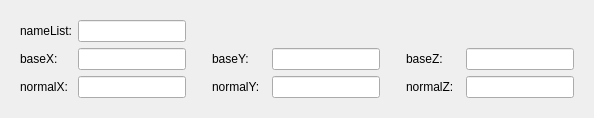
   <widget class="QWidget" name="page_23">
    <layout class="QVBoxLayout" name="verticalLayout_12">
     <item>
      <widget class="QWidget" name="widget_20" native="true">
       <layout class="QGridLayout" name="gridLayout_21">
        <item row="2" column="5">
         <widget class="QLineEdit" name="lineEdit_179"/>
        </item>
        <item row="2" column="9">
         <widget class="QLineEdit" name="lineEdit_180"/>
        </item>
        <item row="2" column="6">
         <spacer name="horizontalSpacer_102">
          <property name="orientation">
           <enum>Qt::Horizontal</enum>
          </property>
          <property name="sizeType">
           <enum>QSizePolicy::Fixed</enum>
          </property>
          <property name="sizeHint" stdset="0">
           <size>
            <width>20</width>
            <height>20</height>
           </size>
          </property>
         </spacer>
        </item>
        <item row="1" column="6">
         <spacer name="horizontalSpacer_101">
          <property name="orientation">
           <enum>Qt::Horizontal</enum>
          </property>
          <property name="sizeType">
           <enum>QSizePolicy::Fixed</enum>
          </property>
          <property name="sizeHint" stdset="0">
           <size>
            <width>20</width>
            <height>20</height>
           </size>
          </property>
         </spacer>
        </item>
        <item row="0" column="0">
         <widget class="QLabel" name="label_175">
          <property name="text">
           <string>nameList:</string>
          </property>
         </widget>
        </item>
        <item row="1" column="3" colspan="2">
         <widget class="QLabel" name="label_177">
          <property name="text">
           <string>baseY:</string>
          </property>
         </widget>
        </item>
        <item row="2" column="3">
         <widget class="QLabel" name="label_166">
          <property name="text">
           <string>normalY:</string>
          </property>
         </widget>
        </item>
        <item row="1" column="9">
         <widget class="QLineEdit" name="lineEdit_173"/>
        </item>
        <item row="2" column="7">
         <widget class="QLabel" name="label_179">
          <property name="text">
           <string>normalZ:</string>
          </property>
         </widget>
        </item>
        <item row="1" column="7" colspan="2">
         <widget class="QLabel" name="label_178">
          <property name="text">
           <string>baseZ:</string>
          </property>
         </widget>
        </item>
        <item row="2" column="1">
         <widget class="QLineEdit" name="lineEdit_176"/>
        </item>
        <item row="1" column="0">
         <widget class="QLabel" name="label_180">
          <property name="text">
           <string>baseX:</string>
          </property>
         </widget>
        </item>
        <item row="1" column="5">
         <widget class="QLineEdit" name="lineEdit_174"/>
        </item>
        <item row="0" column="1">
         <widget class="QLineEdit" name="lineEdit_175"/>
        </item>
        <item row="1" column="1">
         <widget class="QLineEdit" name="lineEdit_25"/>
        </item>
        <item row="2" column="0">
         <widget class="QLabel" name="label_181">
          <property name="text">
           <string>normalX:</string>
          </property>
         </widget>
        </item>
        <item row="2" column="2">
         <spacer name="horizontalSpacer_92">
          <property name="orientation">
           <enum>Qt::Horizontal</enum>
          </property>
          <property name="sizeType">
           <enum>QSizePolicy::Fixed</enum>
          </property>
          <property name="sizeHint" stdset="0">
           <size>
            <width>20</width>
            <height>20</height>
           </size>
          </property>
         </spacer>
        </item>
        <item row="1" column="2">
         <spacer name="horizontalSpacer_98">
          <property name="orientation">
           <enum>Qt::Horizontal</enum>
          </property>
          <property name="sizeType">
           <enum>QSizePolicy::Fixed</enum>
          </property>
          <property name="sizeHint" stdset="0">
           <size>
            <width>20</width>
            <height>20</height>
           </size>
          </property>
         </spacer>
        </item>
       </layout>
      </widget>
     </item>
    </layout>
   </widget>
